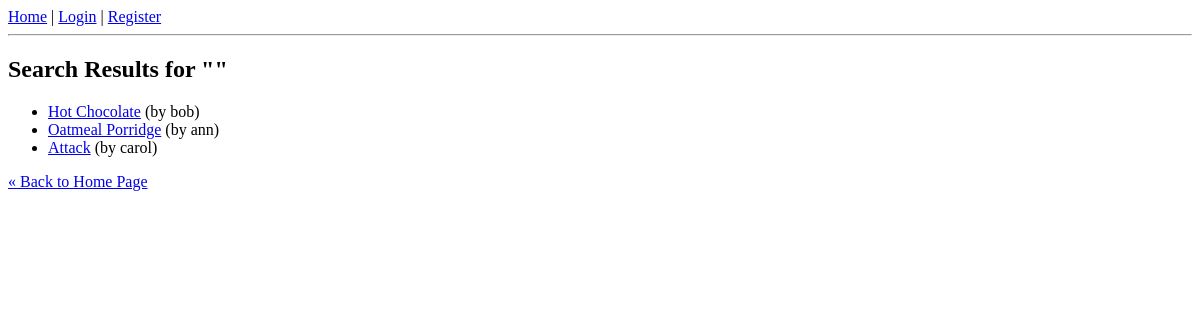
The page /search/ on the database as committed earlier.
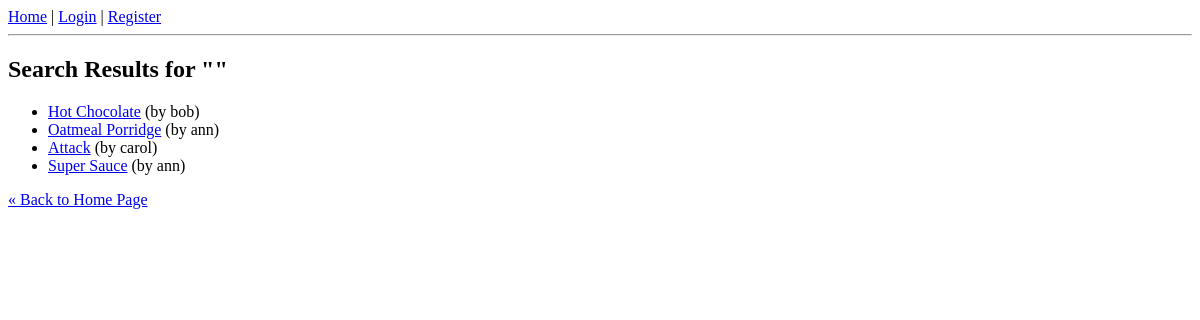
The same page on the database as committed later.
### rbook/models.py (models this page shows)
class Recipe(models.Model):
	owner = models.ForeignKey(User, on_delete=models.CASCADE, related_name='recipes')
	rname = models.CharField(max_length=100)
	category = models.CharField(max_length=20, choices=CATEGORY_CHOICES, default='main_dish')
	secret = models.BooleanField(default=False)
	portions = models.IntegerField(default=1)
	ingredients = models.TextField(help_text="Enter each amount & ingredient on a new line")
	guidance = models.TextField(help_text="Enter preparation steps on new lines")

### rbook/views.py (the view)
# urls.py: path('search/', views.search, name='search'),
def search(request):
    query = request.GET.get('query', '')
    raw_query = f"SELECT * FROM rbook_recipe WHERE rname LIKE '%{query}%'"
    recipes = Recipe.objects.raw(raw_query)
    return render(request, 'rbook/search_results.html', {
        'query': query,
        'recipes': recipes
    })

### rbook/templates/rbook/search_results.html
{% extends 'rbook/base.html' %}
{% block content %}
<h2>Search Results for "{{ query }}"</h2>
<ul>
    {% for recipe in recipes %}
        <li><a href="{% url 'recipe_detail' recipe.id %}">{{ recipe.rname }}</a> (by {{ recipe.owner.username }})</li>
    {% empty %}
        <li>No recipes matched your search.</li>
    {% endfor %}
</ul>
<a href="{% url 'index' %}">&laquo; Back to Home Page</a>
{% endblock %}

Rows that differ between the two databases and show on the page:
added Recipe: rname "Super Sauce", owner.username "ann"
